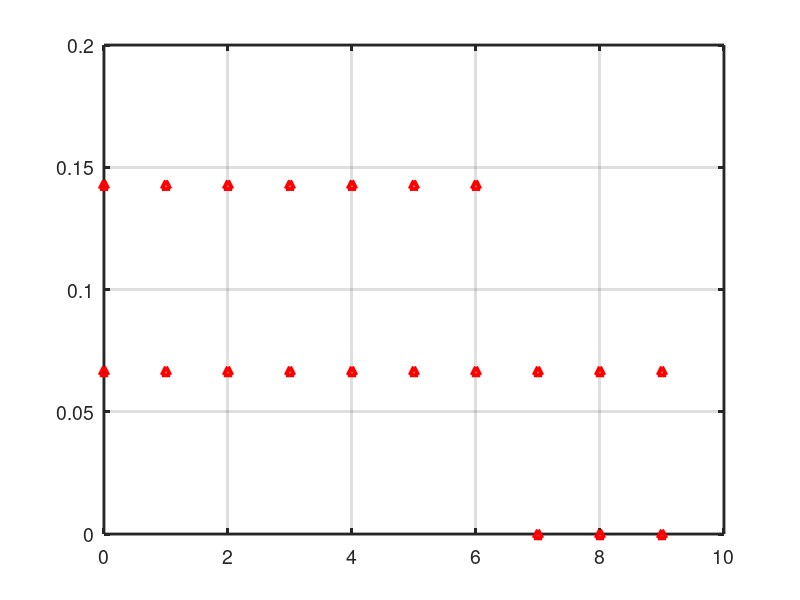
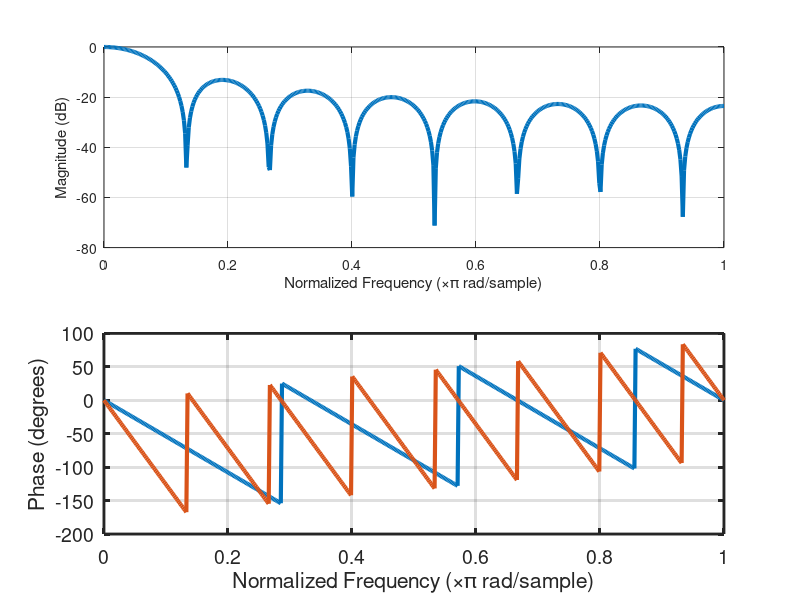
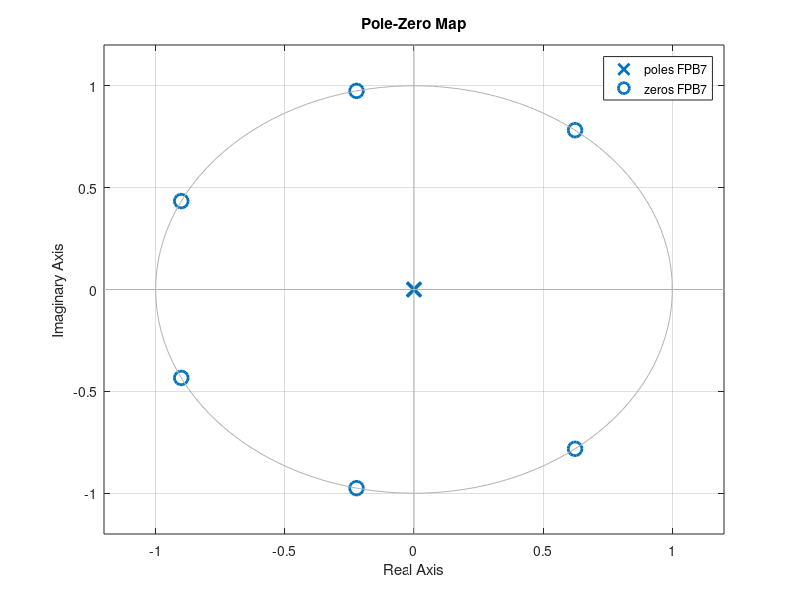
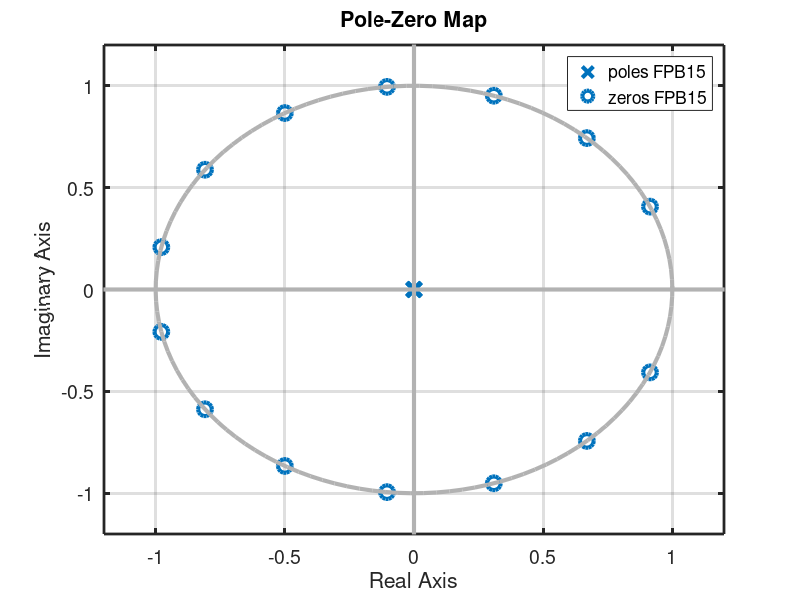

Write the MATLAB code that produced these figures, in order. (Note: this script raises an error after producing the figures.)
%%%%%%%%%%%%%%%%%%%%%%%%%%%%%%%%%%%%%%%%%%%%%%%%%%%%%%%%%%%%%%%%%%%%
%% 0 - Projeto de filtro média móvel
%% 
%%  
%%
%%%%%%%%%%%%%%%%%%%%%%%%%%%%%%%%%%%%%%%%%%%%%%%%%%%%%%%%%%%%%%%%%%%%
%% 1 - Preparação do código 
%% 
%% Boas práticas: limpeza de variáveis; variáveis globais
%% Constantes; carregar bibliotecas;...
%%
%%% Limpeza

clc;          % limpa visual da tela de comandos
close all;    % limpa as figuras
clear all;    % limpa as variáveis

%%% Pacote de controle

pkg load control         %%% Polos e zeros 
pkg load signal          %%% --> Bilinear

%%% Constantes

N   = 10;

%%% Equação temporal da média móvel

Hk = @(xk,xka,xk2a) (xk+xka+xk2a)/3;

%%% Equação em frequência da média móvel --> Z
%%%%%%%%%%%%%%%%%%%%%%%%%%%%%%%%%% Para 7 dias
Nz7 = [1 1 1 1 1 1 1]*(1/7);
Dz7 = [1 0 0 0 0 0 0];

%%%%%%%%%%%%%%%%%%%%%%%%%%%%%%%%%% Para 15 dias

Nz15 = [1 1 1 1 1 1 1 1 1 1 1 1 1 1 1]*(1/15);
Dz15 = [1 0 0 0 0 0 0 0 0 0 0 0 0 0 0];

% plotando juntos
% Polos e zeros
% Para 7 dias
zz7 = roots(Nz7);       % zeros
pz7 = roots(Dz7);       % pólos

disp ("PARA 7 DIAS")
disp ("Valor dos zeros: "), disp (zz7)
disp ("Valor dos pólos: "), disp (pz7)

% Para 15 dias
zz15 = roots(Nz15);       % zeros
pz15 = roots(Dz15);       % pólos

disp ("PARA 15 DIAS")
disp ("Valor dos zeros: "), disp (zz15)
disp ("Valor dos pólos: "), disp (pz15)



%%% Resposta impulsiva do filtro

figure(1)
% plotando juntos
impz(Nz7,Dz7,N); 
hold on
impz(Nz15,Dz15,N);

grid

%%% Aprimora a aparência do gráfico

set(findall(gcf,'Type','line'),'LineWidth',3);
set(gca,'FontSize',14,'LineWidth',2);

%%% Conclusão: o filtro tem resposta impulsiva finita ! FIR

%%% Resposta em frequência do filtro

figure(2)

% plotando juntos
freqz(Nz7,Dz7);
hold on
freqz(Nz15,Dz15);

%%% Aprimora a aparência do gráfico

set(findall(gcf,'Type','line'),'LineWidth',3);
set(gca,'FontSize',14,'LineWidth',2);

%%% Resposta em polos e zeros

%% Resposta para o valor de 7 dias
FPB7 = tf(Nz7,Dz7,1);

figure(3)

pzmap(FPB7); 

%% Resposta para o valor de 15 dias
FPB15 = tf(Nz15,Dz15,1);

figure(4)

pzmap(FPB15); 

%%% Aprimora a aparência do gráfico

set(findall(gcf,'Type','line'),'LineWidth',3);
set(gca,'FontSize',14,'LineWidth',2);

%%% Está correto !!!

%%% Determinação do ganho em função da frequência

Hw = @(w,T) (1/3).*exp(-j*w*T).*(1+2*cos(w*T));

%%% Supondo uma taxa de amostragemd e 1Hz => T = 1s

T    = 1;               % taxa de amostragem
fs   = 1/T;             % frequência de amostragem
fmax = fs/2;            % frequência máxima
f    = [0:0.01:fmax];   % faixa de frequência de análise
w    = 2*pi*f;          % frequência angular

Ganho_FPB = Hw(w,T);  % ganho do filtro na faixa de investigação

%%% Visualizar o gráfico

figure(5)

subplot(2,1,1)
plot(w,20*log10(abs(Ganho_FPB)));
xlabel('Frequencia');
ylabel('Magnitude');
title('Modulo do ganho do filtro');
grid;

%%% Aprimora a aparência do gráfico

set(findall(gcf,'Type','line'),'LineWidth',3);
set(gca,'FontSize',14,'LineWidth',2);


subplot(2,1,2)
plot(w,angle(Ganho_FPB)*180/pi);
xlabel('Frequencia');
ylabel('Magnitude');
title('Fase do ganho do filtro');
grid;

%%% Aprimora a aparência do gráfico

set(findall(gcf,'Type','line'),'LineWidth',3);
set(gca,'FontSize',14,'LineWidth',2);

%%%%%%%%%%%%%%%%%%%%%%%%%%%%%%%%%%%%%%%%%%%%%%%%%%%%%%%%%
%%% ENTRADA SENDO A GAITA_BLUES
[gk, fs] = audioread ('Gaita_Blues.wav');

T = 1/fs;

% Filtrando com o FPB de 7 dias
yk7 = filter(Nz7,Dz7,gk) 
% Filtrando com o FPB de 15 dias
yk15 = filter(Nz15,Dz15,gk) 


%%%%%%%%%%%%%%%%%%%%%%%%%%%%%%%%%%%%%%%%%%%%%%%%%%%%
%%% Visualizar o gráfico no domínio do tempo
%% Plotando a figura da gaita e esse valor dela com os filtros

figure(5)

subplot(3,1,1)
plot(gk);
xlabel('Frequencia');
ylabel('Magnitude');
title('Modulo do ganho do filtro');
grid;

%%% Aprimora a aparência do gráfico

set(findall(gcf,'Type','line'),'LineWidth',3);
set(gca,'FontSize',14,'LineWidth',2);


subplot(3,1,2)
plot(yk7);
xlabel('Frequencia');
ylabel('Magnitude');
title('Fase do ganho do filtro');
grid;

%%% Aprimora a aparência do gráfico

set(findall(gcf,'Type','line'),'LineWidth',3);
set(gca,'FontSize',14,'LineWidth',2);

subplot(3,1,3)
plot(yk15);
xlabel('Frequencia');
ylabel('Magnitude');
title('Fase do ganho do filtro');
grid;

%%% Aprimora a aparência do gráfico

set(findall(gcf,'Type','line'),'LineWidth',3);
set(gca,'FontSize',14,'LineWidth',2);

%%%%%%%%%%%%%%%%%%%%%%%%%%%%%%%%%%%%%%%%%%%%%%%%%%%%
%%% Visualizar o gráfico no domínio da frequencia
%% Plotando a figura da gaita e esse valor dela com os filtros

Gw      = fftshift(abs(fft(gk)));
Yw7     = fftshift(abs(fft(yk7)));
Yw15    = fftshift(abs(fft(yk15)));

Np = length(Gw);

f = linspace(-fs/2,fs/2,Np);

figure(6)

subplot(3,1,1)
plot(f, Gw/max(Gw)); hold;
plot(f, abs(Ganho_FPB));
xlabel('Frequencia');
ylabel('Magnitude');
title('Modulo do ganho do filtro');
grid;

%%% Aprimora a aparência do gráfico

set(findall(gcf,'Type','line'),'LineWidth',3);
set(gca,'FontSize',14,'LineWidth',2);


subplot(3,1,2)
plot(f, Yw7/max(Yw7));
xlabel('Frequencia');
ylabel('Magnitude');
title('Fase do ganho do filtro');
grid;

%%% Aprimora a aparência do gráfico

set(findall(gcf,'Type','line'),'LineWidth',3);
set(gca,'FontSize',14,'LineWidth',2);

subplot(3,1,3)
plot(f, Yw15/max(Yw15));
xlabel('Frequencia');
ylabel('Magnitude');
title('Fase do ganho do filtro');
grid;

%%% Aprimora a aparência do gráfico

set(findall(gcf,'Type','line'),'LineWidth',3);
set(gca,'FontSize',14,'LineWidth',2);



